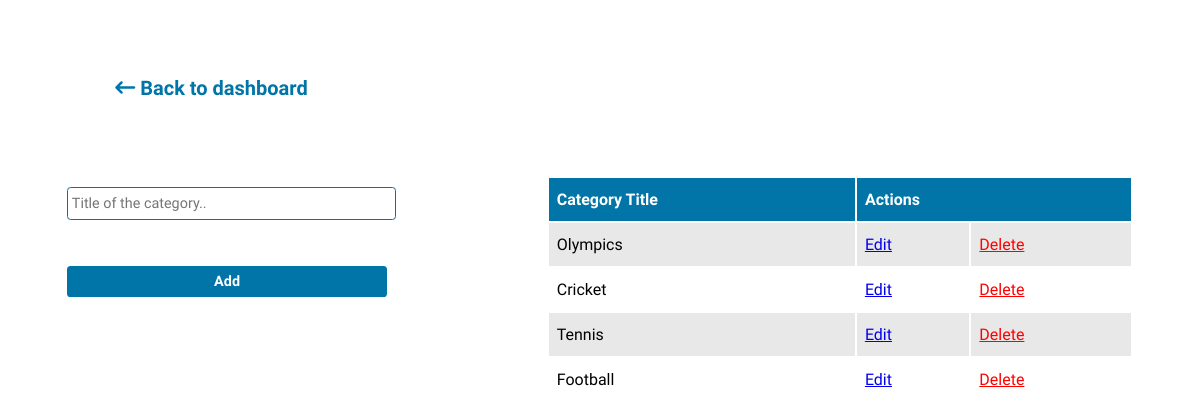
The app's page /admin/manage-categories.php with its own data.
### tables this page shows
CREATE TABLE `categories` (
  `category_id` int(11) NOT NULL,
  `title` varchar(255) NOT NULL
);

### admin/manage-categories.php (the view, shortened to what this page needs)
<?php include "../functions.php";
?>
<!DOCTYPE html>
<html lang="en">
<head>
    <link rel="stylesheet" href="https://cdnjs.cloudflare.com/ajax/libs/font-awesome/6.2.0/css/all.min.css" />
</head>
<body>
    <div class="container">
        <div class="top-section">
            <a href="../admin/admin-dashboard.php">
                <i class="fa-solid fa-arrow-left-long"></i>
                <p>Back to dashboard</p>
            </a>
        </div>
        <div class="bottom-section">
            <form action="" method="post">
                <input type="text" name="category-title" id="" placeholder="Title of the category..">
                <input type="submit" value="Add">
            </form>
            <table>
                <thead>
                    <th>Category Title</th>
                    <th colspan="2">Actions</th>
                </thead>
                <tbody>
                    <?php
                    $select_category = mysqli_query($connection, "SELECT * FROM categories");
                    while($row = mysqli_fetch_assoc($select_category)){
                        $category_id = $row['category_id'];
                        $title = $row['title'];
                    ?>
                    <tr>
                        <?php
                            echo "<td>$title</td>";
                            echo "<td><a href='update-categories.php?edit=$category_id&title=$title'>Edit</a></td>";
                            echo "<td><a href='manage-categories.php?delete=$category_id&title=$title' style='color:red' onClick=\"javascript: return confirm('Are you sure you want to delete? All contents associated to this category will also be deleted.'); \">Delete</a></td>";
                        ?>
                    </tr>
                    <?php } ?>
                </tbody>
            </table>
        </div>
    </div>
</body>
</html>

### admin/manage-categories.php (style rules this page uses)
* { font-family: 'Lexend', sans-serif; }
.container { width: 90%; margin: auto; display: flex; flex-direction: column; justify-content: space-between; padding: 1.5em 3em; }
.top-section { width: 100%; padding: 1.5em 3em; }
.top-section a { display: flex; color: #0175a7; font-size: 1.25em; font-weight: bold; text-decoration: none; align-items: center; justify-content: flex-start; }
.top-section a i { margin-right: .25em; }
.bottom-section { display: flex; justify-content: space-between; align-items: flex-start; }
table { width: 55%; }
form { width: 30%; display: flex; flex-direction: column; }
input, select, textarea { width: 100%; font-size: .9em; margin: .75em 0; padding: .5em .25em; outline: none; border: .1em solid #0175a7; border-radius: .25em; }
input[type=submit] { background-color: #0175a7; color: white; border: none; cursor: pointer; font-weight: bolder; }
table thead { background-color: #0175a7; color: white; font-weight: bolder; }
table thead th { padding: .75em .5em; text-align: start; }
table tbody tr td { padding: .75em .5em; text-align: start; }
tbody tr:nth-of-type(odd) { background-color: #E8E8E8; }

### records on screen
categories: title "Olympics"
categories: title "Cricket"
categories: title "Tennis"
categories: title "Football"
